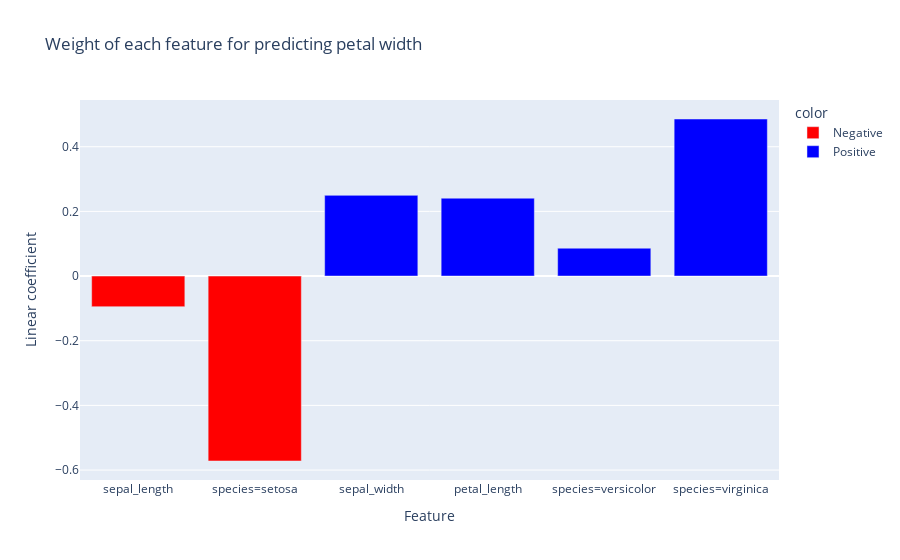

This figure's notebook cell:
### Markdown cell above
# Visualizing coefficients for multiple linear regression (MLR)

### Code cell
df = px.data.iris()

X = df.drop(columns=['petal_width', 'species_id'])
X = pd.get_dummies(X, columns=['species'], prefix_sep='=')
y = df['petal_width']

model = LinearRegression()
model.fit(X, y)

colors = ['Positive' if c > 0 else 'Negative' for c in model.coef_]

fig = px.bar(
    x=X.columns, y=model.coef_, color=colors,
    color_discrete_sequence=['red', 'blue'],
    labels=dict(x='Feature', y='Linear coefficient'),
    title='Weight of each feature for predicting petal width'
)
fig.show()

### Figure 1 — Plotly figure (JSON) as saved in the notebook; plotly's stock layout.template omitted (floating-point values rounded to 4 significant figures)
{"data": [{"hovertemplate": "color=Negative<br>Feature=%{x}<br>Linear coefficient=%{y}<extra></extra>", "legendgroup": "Negative", "marker": {"color": "red", "pattern": {"shape": ""}}, "name": "Negative", "orientation": "v", "showlegend": true, "textposition": "auto", "type": "bar", "x": ["sepal_length", "species=setosa"], "xaxis": "x", "y": [-0.09476, -0.572], "yaxis": "y"}, {"hovertemplate": "color=Positive<br>Feature=%{x}<br>Linear coefficient=%{y}<extra></extra>", "legendgroup": "Positive", "marker": {"color": "blue", "pattern": {"shape": ""}}, "name": "Positive", "orientation": "v", "showlegend": true, "textposition": "auto", "type": "bar", "x": ["sepal_width", "petal_length", "species=versicolor", "species=virginica"], "xaxis": "x", "y": [0.2497, 0.2409, 0.08623, 0.4858], "yaxis": "y"}], "layout": {"barmode": "relative", "legend": {"title": {"text": "color"}, "tracegroupgap": 0}, "title": {"text": "Weight of each feature for predicting petal width"}, "xaxis": {"anchor": "y", "domain": [0, 1], "title": {"text": "Feature"}}, "yaxis": {"anchor": "x", "domain": [0, 1], "title": {"text": "Linear coefficient"}}}}
